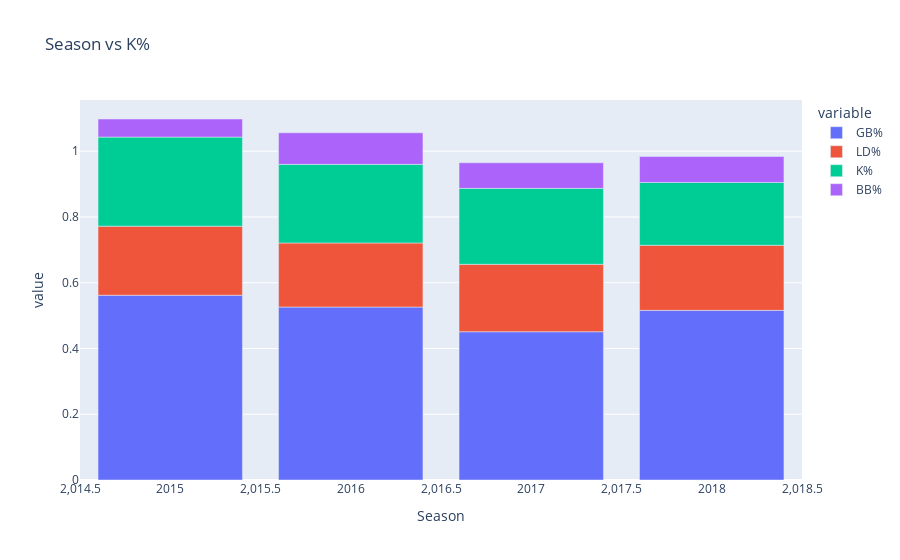

Here is the notebook cell this chart was saved with:
### Code cell
fig = px.bar(arrieta, x="Season", y=arrieta.columns[8:12])
fig.show()

### Figure 1 — Plotly figure (JSON) as saved in the notebook; plotly's stock layout.template omitted (floating-point values rounded to 4 significant figures)
{"data": [{"alignmentgroup": "True", "hovertemplate": "variable=GB%<br>Season=%{x}<br>value=%{y}<extra></extra>", "legendgroup": "GB%", "marker": {"color": "#636efa", "pattern": {"shape": ""}}, "name": "GB%", "offsetgroup": "GB%", "orientation": "v", "showlegend": true, "textposition": "auto", "type": "bar", "x": [2015, 2016, 2017, 2018], "xaxis": "x", "y": [0.562, 0.526, 0.451, 0.516], "yaxis": "y"}, {"alignmentgroup": "True", "hovertemplate": "variable=LD%<br>Season=%{x}<br>value=%{y}<extra></extra>", "legendgroup": "LD%", "marker": {"color": "#EF553B", "pattern": {"shape": ""}}, "name": "LD%", "offsetgroup": "LD%", "orientation": "v", "showlegend": true, "textposition": "auto", "type": "bar", "x": [2015, 2016, 2017, 2018], "xaxis": "x", "y": [0.21, 0.195, 0.205, 0.198], "yaxis": "y"}, {"alignmentgroup": "True", "hovertemplate": "variable=K%<br>Season=%{x}<br>value=%{y}<extra></extra>", "legendgroup": "K%", "marker": {"color": "#00cc96", "pattern": {"shape": ""}}, "name": "K%", "offsetgroup": "K%", "orientation": "v", "showlegend": true, "textposition": "auto", "type": "bar", "x": [2015, 2016, 2017, 2018], "xaxis": "x", "y": [0.271, 0.239, 0.231, 0.191], "yaxis": "y"}, {"alignmentgroup": "True", "hovertemplate": "variable=BB%<br>Season=%{x}<br>value=%{y}<extra></extra>", "legendgroup": "BB%", "marker": {"color": "#ab63fa", "pattern": {"shape": ""}}, "name": "BB%", "offsetgroup": "BB%", "orientation": "v", "showlegend": true, "textposition": "auto", "type": "bar", "x": [2015, 2016, 2017, 2018], "xaxis": "x", "y": [0.055, 0.096, 0.078, 0.079], "yaxis": "y"}], "layout": {"barmode": "relative", "legend": {"title": {"text": "variable"}, "tracegroupgap": 0}, "title": {"text": "Season vs K%"}, "xaxis": {"anchor": "y", "domain": [0, 1], "title": {"text": "Season"}}, "yaxis": {"anchor": "x", "domain": [0, 1], "title": {"text": "value"}}}}
